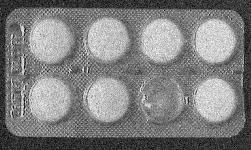
%> input picture tabletsCount/tablets.jpg, 251 x 150 px
$ octave tablets.m   (GNU Octave 9; MATLAB toolbox functions it lacks are replaced by stand-ins)
%> lines starting %> are read from the running program, lines starting %| are printed output that depends on the picture; in (x1, y1, x2, y2) boxes, pixels count from 0 and x2, y2 are one past the last pixel; in counts of white or black regions, pixels touching at a corner belong together; the program's own positions count from 1
%read image and convert to grayscale
I = imread('tablets.jpg') ;
%> I is the input picture: size 150x251x3 uint8; min 0, max 255, mean 127.2
I = rgb2gray(I) ;
%> I: size 150x251 uint8

%binarize the image
thresh = graythresh(I) ;
%> thresh = 0.522
BW = im2bw(I, thresh) ;
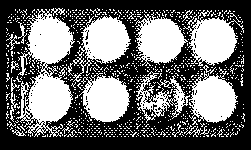
%> BW: size 150x251 logical; 42.9% white; 810 white regions (788 under 20 px), largest, box (x1, y1, x2, y2) and area: (16, 9, 75, 137) 3985, (73, 15, 131, 82) 1809, (183, 14, 244, 66) 1766
imtool(BW, []) ;

%apply morphological operators
se = strel('disk', 5) ;
BW1 = imopen(BW, se) ;
%> BW1: size 150x251 logical; 27% white; 7 white regions, largest, box (x1, y1, x2, y2) and area: (140, 19, 184, 62) 1494, (29, 18, 71, 64) 1473, (87, 78, 128, 122) 1469
imtool(BW1, []) ;

%count the number of used tablets
[L, num] = bwlabel(BW1) ;
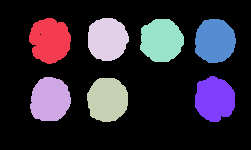
%> L: size 150x251 double; 8 distinct labels, from 0 to 7; one colour per label, 0 black
%> num = 7

%remove noise from image
I1 = medfilt2(I) ;
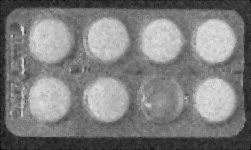
%> I1: size 150x251 uint8; min 0, max 230, mean 126.7
imtool(I1, []) ;

%hist equalization
I2 = histeq(I1) ;
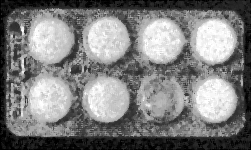
%> I2: size 150x251 uint8; min 0, max 255, mean 126.7
imtool(I2, []) ;

%binarize the image
thresh = graythresh(I2) ;
%> thresh = 0.498
BW2 = im2bw(I2, thresh) ;
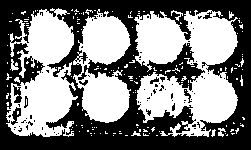
%> BW2: size 150x251 logical; 49.6% white; 166 white regions (155 under 20 px), largest, box (x1, y1, x2, y2) and area: (134, 10, 238, 137) 8253, (6, 8, 78, 137) 5529, (73, 9, 131, 123) 4060
imtool(BW2, []) ;

%apply morphological operators
se = strel('disk', 7) ;
BW3 = imopen(BW2, se) ;
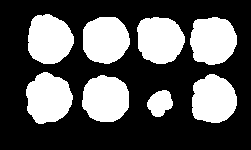
%> BW3: size 150x251 logical; 34.6% white; 8 white regions, largest, box (x1, y1, x2, y2) and area: (26, 72, 73, 124) 1828, (190, 17, 237, 65) 1807, (28, 14, 74, 64) 1797
imtool(BW3, []) ;

%get the location of unused tablet, which is also the smallest
BW4 = bwareafilt(BW3,1, 'smallest') ;
%> BW4: size 150x251 logical; 1.3% white; 1 white region, box (x1, y1, x2, y2) and area: (147, 90, 173, 117) 494
imtool(BW4, []) ;

%erode this image untill it becomes single point/dot/pixel
se = strel('disk', 9) ;
BW5 = imerode(BW4, se) ;
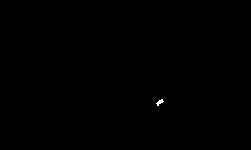
%> BW5: size 150x251 logical; 0.07% white in thin lines or dots, all inside (x1, y1, x2, y2) = (156, 99, 164, 106)
imtool(BW5, []) ;

%get the centre pixel value using erosion
for i = 1:size(BW5, 1)
    for j = 1:size(BW5, 2)
        if BW5(i, j) == 1
            rowIndex = i ;
            colIndex = j ;
        end
    end
end
%> after the loop, colIndex = 159; rowIndex = 106

%hough transform to get centre values
[centersBright, radiiBright] = imfindcircles(BW3,[9 17],'ObjectPolarity','bright');
%> centersBright = [161 104.3; 151.9 30.8; 42.67 88.92; 52.92 44.77; 214.1 100.1; 213 41.15; 106.4 40.59; 106.3 99.31]; radiiBright = [12.98; 13.86; 16.18; 15.81; 9; 9; 9; 9]
